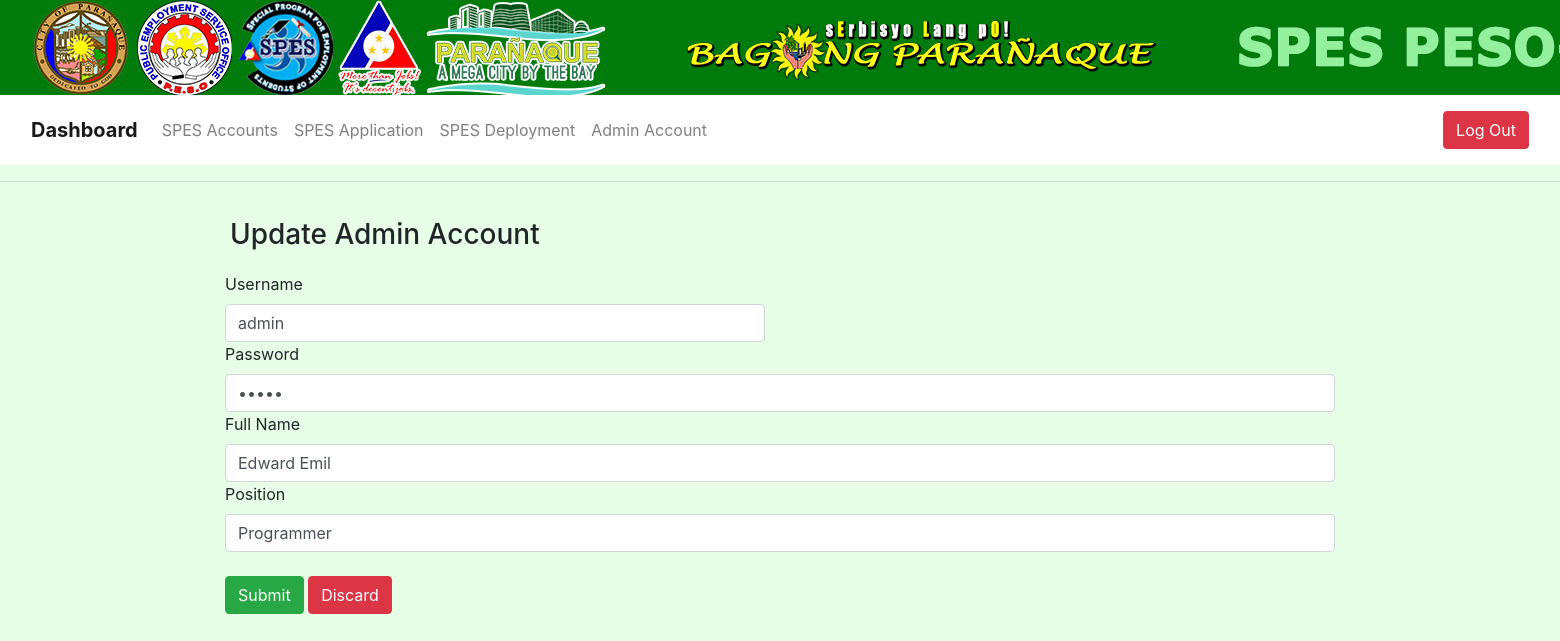
/admin/update_adminuser.php?userId=1 (signed in), run on the app's committed database.
### tables this page shows
CREATE TABLE `pesoadmin` (
  `id` int(11) NOT NULL,
  `username` varchar(100) NOT NULL,
  `password` varchar(100) NOT NULL,
  `full_name` varchar(100) NOT NULL,
  `position` varchar(100) NOT NULL
);

### admin/update_adminuser.php (the view, shortened to what this page needs)
<?php
include('../dbconnection/dbconnection.php');
 if(!isset($_SESSION['login'])){
   header('Location:index.php');
   exit();
 }else {?>
<?php $title = 'Update Administrator'; include('../include/header.php');?>
<?php
  $id = $_GET['userId'];
  $result = mysqli_query($conn,"SELECT * FROM pesoadmin where id='$id'");
  $row=mysqli_fetch_array($result);
?>
<hr>
<div class="container">
  <form action="update_adminuser.php" method="post" >
    <div class="wrap">
      <div class="row">
        <h3>Update Admin Account</h3>
      </div>
      <div class="row">
        <div class="col-sm-6">
          <label>Username</label>
          <input type="text" name="Uname" id="Uname" class="form-control" value="<?php echo $row['username']; ?>">
        </div>
      </div>
      <div class="row">
        <div class="col-sm-12">
          <label>Password</label>
          <input type="password" name="Pass" id="Pass" class="form-control" value="<?php echo $row['password']; ?>">
        </div>
      </div>
      <div class="row">
        <div class="col-sm-12">
          <label>Full Name</label>
          <input type="text" name="Fname" id="Fname" class="form-control" value="<?php echo $row['full_name']; ?>">
        </div>
      </div>
      <div class="row">
        <div class="col-sm-12">
          <label>Position</label>
          <input type="text" name="Position" id="Position" class="form-control" value="<?php echo $row['position']; ?>">
        </div>
      </div>
      <div class="row">
        <h8>&nbsp;</h8>
      </div>
      <div class="row">
        <br>
        <div class="col-auto mb-3">
          <button type="submit" class="btn btn-success" name="profileSubmit">Submit</button>
          <button name="discard" id="discard" class="btn btn-danger" onclick="window.close();">Discard</button>
        </div>
      </div>
    </div>
  </form>
</div>
</body>
</html>
<?php }?>

### assets/css/adminStyle.css (style rules this page uses)
html { overflow: scroll; overflow-x: hidden; }
body { background-color: #e6ffe6; }
.container { height: 100%; width: 100%; }
h3 { margin: 20px; }

### data on the page
pesoadmin: Uname "admin", Fname "Edward Emil", Position "Programmer"
